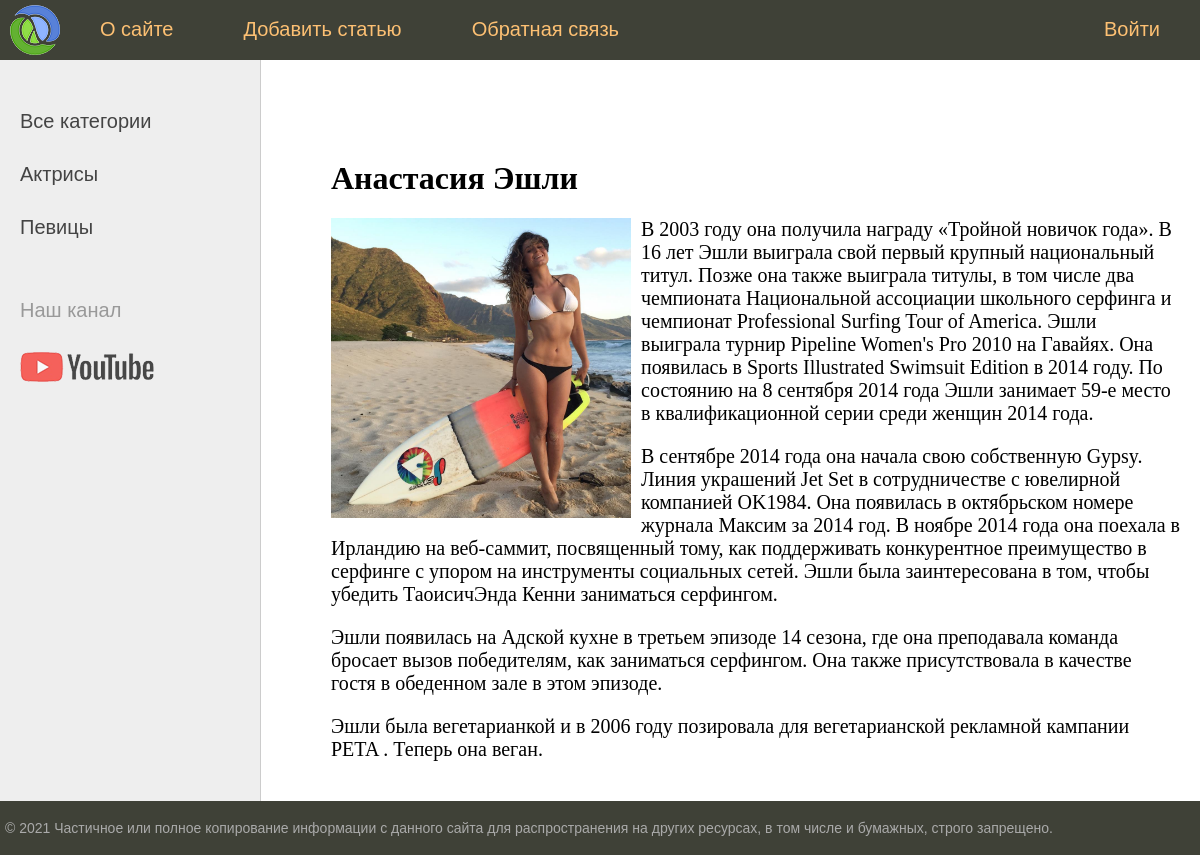
/post/ashli/, run on the app's committed database.
### women/models.py (models this page shows, shortened)
class Category(models.Model):
    name = models.CharField(max_length=100, db_index=True)
    slug = models.SlugField(max_length=255, unique=True, db_index=True, verbose_name="URL")
    def get_absolute_url(self):
        return reverse("category", kwargs={"cat_slug": self.slug})
    class Meta:
        verbose_name = "Категории"
        verbose_name_plural = "Категории"
        ordering = ['id']

class Women(models.Model):
    title = models.CharField(max_length=255, verbose_name="Заголовок")
    slug = models.SlugField(max_length=255, unique=True, db_index=True, verbose_name="URL")
    content = models.TextField(blank=True, verbose_name="Текст статьи")
    photo = models.ImageField(upload_to="photos/%Y/%m/%d/", blank=True, verbose_name="Фото")
    time_create = models.DateTimeField(auto_now_add=True, verbose_name="Дата создания")
    time_update = models.DateTimeField(auto_now=True, verbose_name="Дата обновления")
    is_published = models.BooleanField(default=True, verbose_name="Публикация")
    cat = models.ForeignKey("Category", on_delete=PROTECT, verbose_name="Категория")
    class Meta:
        verbose_name = "Известные женщины"
        verbose_name_plural = "Известные женщины"
        ordering = ['time_create', 'title']

### women/views.py (the view)
# urls.py: path('post/<slug:post_slug>/', show_post, name='post'),
def show_post(request, post_slug):
    post = get_object_or_404(Women, slug=post_slug)
    insert_content = {
        'post': post,
        'menu': menu,
        'title': post.title,
        'cat_selected': post.cat_id,
    }
    return render(request, 'women/post.html', context=insert_content)

### women/templatetags/women_tags.py (called while the page is built)
@register.inclusion_tag('women/list_categories.html') # включающий тег
def show_categories():
    cats = Category.objects.all()
    return {"cats": cats}

### women/templates/women/post.html
{% extends 'women/base.html' %}
{% block content %}
<h1>{{post.title}}</h1>
{% if post.photo %}
<p><img class="img-article-left" src="{{post.photo.url}}"></p>
{% endif %}
{{post.content|linebreaks}}
{% endblock %}

### women/templates/women/list_categories.html
{% for c in cats %}
    {% if c.pk == cat_selected %}
        <li class="selected">{{c.name}}</li>
    {% else %}
        <li><a href="{{ c.get_absolute_url }}">{{c.name}}</a></li>
    {% endif %}
{% endfor %}

### women/static/women/css/styles.css (style rules this page uses)
html, body { font-family: 'Arial'; margin: 0; padding: 0; height: 100%; width: 100%; color: #444; }
a { color: #0059b2; text-decoration: none; }
img { max-width: 600px; height: auto; }
img.img-article-left { max-width: 300px; height: auto; float: left; padding: 0 10px 10px 0; }
.left-chapters ul li { margin: 30px 0 0 0; color: #999; }
.left-chapters ul li a { color: #444; text-decoration: none; }
.content-text h1 { font-size: 32px; }

### data on the page
Category: name "Актрисы"
Category: name "Певицы"
Women: title "Анастасия Эшли", photo (picture), content "В 2003 году она получила награду «Тройной новичок года». В 16 лет Эшли выиграла свой первый крупный национальный титул. Позже она также выиграла титулы, в том числе два чемпионата Национальной ассоциации школьного серфинга и чемпионат Professional Surfing Tour of America. Эшли выиграла турнир Pipeline Women's Pro 2010 на Гавайях. Она появилась в Sports Illustrated Swimsuit Edition в 2014 году. По состоянию на 8 сентября 2014 года Эшли занимает 59-е место в квалификационной серии среди женщин 2014 года. В сентябре 2014 года она начала свою собственную Gypsy. Линия украшений Jet Set в сотрудничестве с ювелирной компанией OK1984. Она появилась в октябрьском номере журнала Максим за 2014 год. В…"

### other printed values
{{ m.title }} "О сайте" "Добавить статью" "Обратная связь"
{{ m.title }} "Войти"
